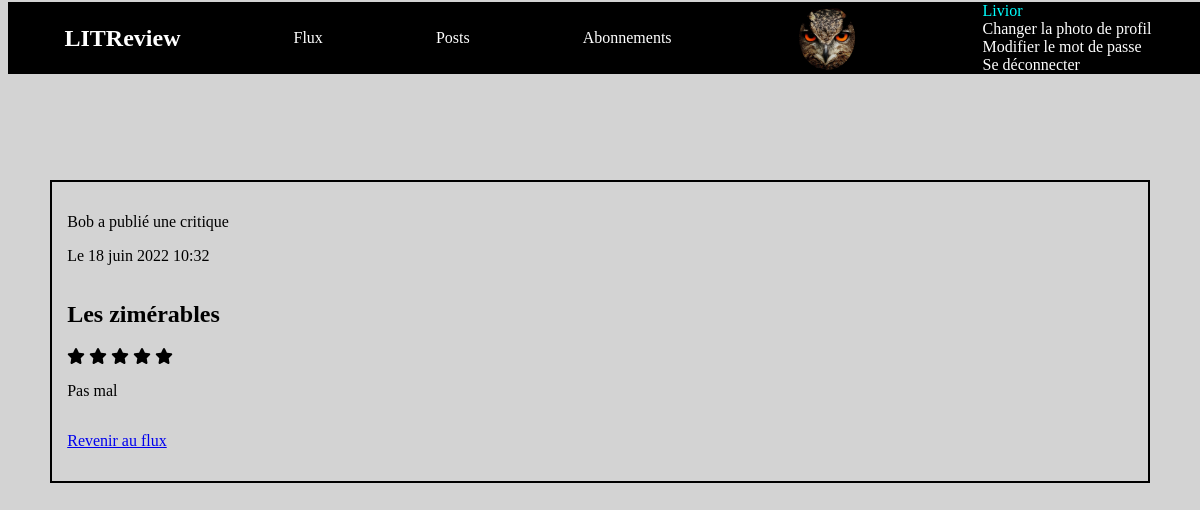
/review/20/read/ (signed in), run on an earlier commit of the app's database.
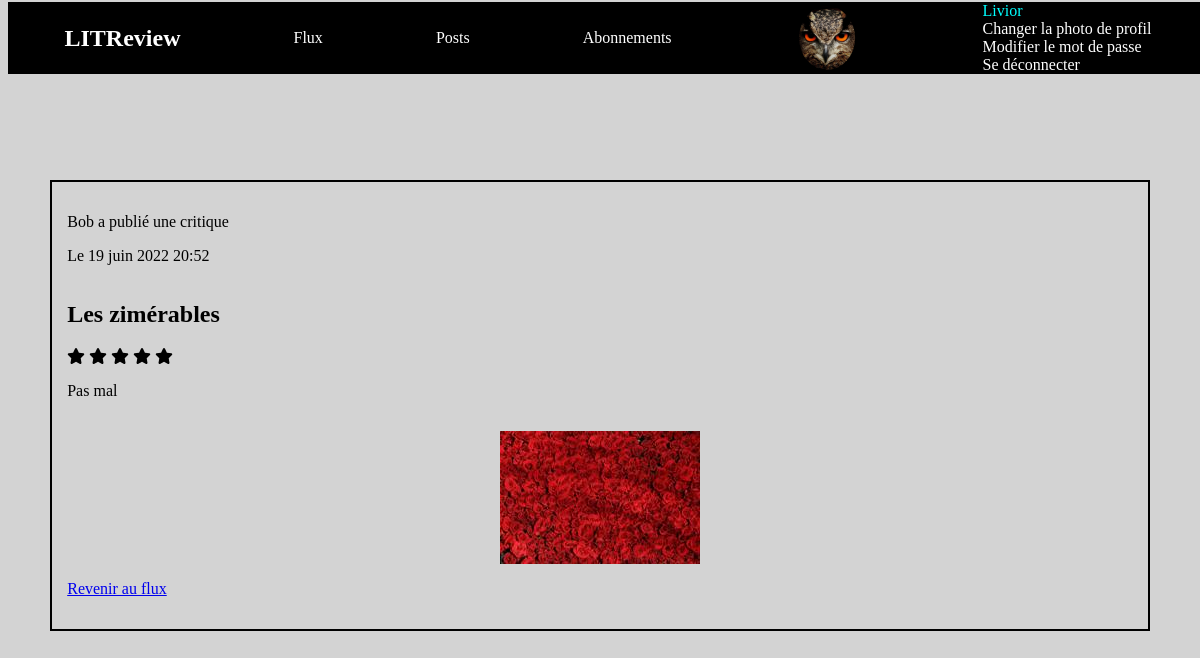
And on a later commit of the database.
### critics/models.py (models this page shows, shortened)
class Review(models.Model):
    ticket = models.ForeignKey(
        to=Ticket,
        on_delete=models.CASCADE,
        default=None)
    headline = models.CharField(max_length=128)
    rating = models.PositiveSmallIntegerField(
        validators=[MinValueValidator(0), MaxValueValidator(5)])
    body = models.TextField(max_length=8192, blank=True)
    user = models.ForeignKey(
        to=settings.AUTH_USER_MODEL, on_delete=models.CASCADE)
    time_created = models.DateTimeField(auto_now_add=True)

class Ticket(models.Model):
    title = models.CharField(max_length=128)
    description = models.TextField(max_length=2048, blank=True)
    user = models.ForeignKey(
        to=settings.AUTH_USER_MODEL,
        on_delete=models.CASCADE)
    image = models.ImageField(null=True, blank=True)
    time_created = models.DateTimeField(auto_now_add=True)
    IMAGE_MAX_SIZE = (200, 200)

### authentication/models.py (models this page shows)
class User(AbstractUser):
    profile_photo = models.ImageField(verbose_name='Photo de profil')

### critics/views.py (the view)
# urls.py: path('review/<int:review_id>/read/', critics.views.review_read,
@login_required()
def review_read(request, review_id):
    review = get_object_or_404(Review, id=review_id)
    return render(request, "critics/review_read.html", {"review": review})

### critics/templatetags/critics_extras.py (called while the page is built)
@register.filter
def starring(instance):
    return "x"*instance.rating

@register.filter
def antistarring(instance):
    return "x"*(5-instance.rating)

@register.simple_tag(takes_context=True)
def get_detail_instance_user(context, user, instance):
    if instance == "ticket":
        if user == context['ticket'].user:
            return 'Vous avez'
        return f"{context['ticket'].user} a"
    elif instance == "review":
        if user == context['review'].user:
            return 'Vous avez'
        return f"{context['review'].user} a"

### critics/templates/critics/review_read.html (shortened to what this page needs)
{% extends '../base.html' %}
{% load critics_extras %}
{% block content %}
<article class="ticket">
    <div class="top_ticket">
        <p>{% get_detail_instance_user user "review" %} publié une critique</p>
        <p>Le {{ review.time_created }}</p>
    </div>
    <h1>{{ review.headline }}</h1>
    <div class="rating">
       {% for rating in review|starring %}
            <i class="fa-solid fa-star"></i>
        {% endfor %}
    </div>
    <p>{{ review.body }}</p>
    {% if review.ticket.image %}
        <img class="ticket_image" src="{{ review.ticket.image.url}}" alt="">
    {% endif %}
    <p><a href="{% url 'flux' %}">Revenir au flux</a></p>
</article>
{% endblock %}

What changed in the data, as far as the page shows it:
changed Review "Les zimérables": time_created "18 juin 2022 10:32" → "19 juin 2022 20:52"; ticket.image: picture added
